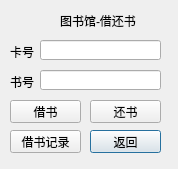
<?xml version="1.0" encoding="UTF-8"?>
<ui version="4.0">
 <class>DBook</class>
 <widget class="QDialog" name="DBook">
  <property name="geometry">
   <rect>
    <x>0</x>
    <y>0</y>
    <width>178</width>
    <height>169</height>
   </rect>
  </property>
  <property name="windowTitle">
   <string>Dialog</string>
  </property>
  <widget class="QPushButton" name="pushButtonback">
   <property name="geometry">
    <rect>
     <x>90</x>
     <y>130</y>
     <width>71</width>
     <height>23</height>
    </rect>
   </property>
   <property name="text">
    <string>返回</string>
   </property>
  </widget>
  <widget class="QLabel" name="label">
   <property name="geometry">
    <rect>
     <x>60</x>
     <y>10</y>
     <width>111</width>
     <height>21</height>
    </rect>
   </property>
   <property name="text">
    <string>图书馆-借还书</string>
   </property>
  </widget>
  <widget class="QPushButton" name="pushButtonborrow">
   <property name="geometry">
    <rect>
     <x>10</x>
     <y>100</y>
     <width>71</width>
     <height>23</height>
    </rect>
   </property>
   <property name="text">
    <string>借书</string>
   </property>
  </widget>
  <widget class="QPushButton" name="pushButtonreturn">
   <property name="geometry">
    <rect>
     <x>90</x>
     <y>100</y>
     <width>71</width>
     <height>23</height>
    </rect>
   </property>
   <property name="text">
    <string>还书</string>
   </property>
  </widget>
  <widget class="QLabel" name="label_2">
   <property name="geometry">
    <rect>
     <x>10</x>
     <y>41</y>
     <width>54</width>
     <height>21</height>
    </rect>
   </property>
   <property name="text">
    <string>卡号</string>
   </property>
  </widget>
  <widget class="QLabel" name="label_3">
   <property name="geometry">
    <rect>
     <x>10</x>
     <y>72</y>
     <width>54</width>
     <height>20</height>
    </rect>
   </property>
   <property name="text">
    <string>书号</string>
   </property>
  </widget>
  <widget class="QLineEdit" name="lineEditcno">
   <property name="geometry">
    <rect>
     <x>40</x>
     <y>40</y>
     <width>121</width>
     <height>20</height>
    </rect>
   </property>
  </widget>
  <widget class="QLineEdit" name="lineEditbno">
   <property name="geometry">
    <rect>
     <x>40</x>
     <y>70</y>
     <width>121</width>
     <height>20</height>
    </rect>
   </property>
  </widget>
  <widget class="QPushButton" name="pushButtonrecord">
   <property name="geometry">
    <rect>
     <x>10</x>
     <y>130</y>
     <width>71</width>
     <height>23</height>
    </rect>
   </property>
   <property name="text">
    <string>借书记录</string>
   </property>
  </widget>
 </widget>
 <resources/>
 <connections>
  <connection>
   <sender>pushButtonback</sender>
   <signal>clicked()</signal>
   <receiver>DBook</receiver>
   <slot>accept()</slot>
   <hints>
    <hint type="sourcelabel">
     <x>165</x>
     <y>119</y>
    </hint>
    <hint type="destinationlabel">
     <x>179</x>
     <y>134</y>
    </hint>
   </hints>
  </connection>
 </connections>
</ui>
